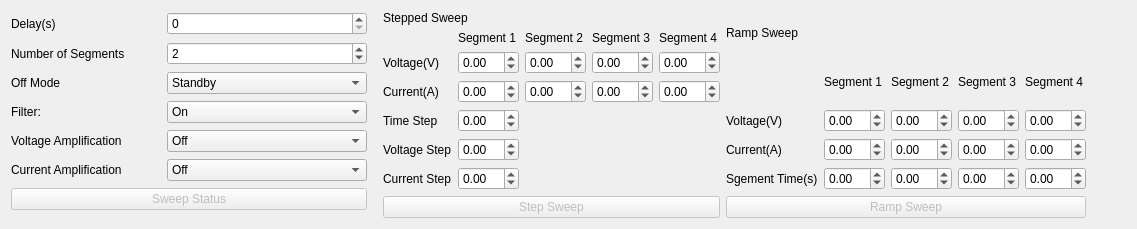
        <widget class="QWidget" name="tab_7">
         <attribute name="title">
          <string>Sweep</string>
         </attribute>
         <layout class="QHBoxLayout" name="horizontalLayout_9">
          <item>
           <layout class="QGridLayout" name="gridLayout_10">
            <item row="2" column="1">
             <widget class="QComboBox" name="offModeCombo">
              <property name="minimumSize">
               <size>
                <width>200</width>
                <height>0</height>
               </size>
              </property>
              <item>
               <property name="text">
                <string>Standby</string>
               </property>
              </item>
              <item>
               <property name="text">
                <string>Freeze</string>
               </property>
              </item>
             </widget>
            </item>
            <item row="0" column="1">
             <widget class="QSpinBox" name="delaySpin">
              <property name="maximum">
               <number>100000</number>
              </property>
             </widget>
            </item>
            <item row="3" column="0">
             <widget class="QLabel" name="labelResource_44">
              <property name="minimumSize">
               <size>
                <width>150</width>
                <height>0</height>
               </size>
              </property>
              <property name="text">
               <string>Filter:</string>
              </property>
             </widget>
            </item>
            <item row="4" column="1">
             <widget class="QComboBox" name="sweepVoltageAmplificationCombo">
              <property name="minimumSize">
               <size>
                <width>200</width>
                <height>0</height>
               </size>
              </property>
              <item>
               <property name="text">
                <string>Off</string>
               </property>
              </item>
              <item>
               <property name="text">
                <string>×10</string>
               </property>
              </item>
             </widget>
            </item>
            <item row="3" column="1">
             <widget class="QComboBox" name="sweepFilterCombo">
              <property name="minimumSize">
               <size>
                <width>200</width>
                <height>0</height>
               </size>
              </property>
              <item>
               <property name="text">
                <string>On</string>
               </property>
              </item>
              <item>
               <property name="text">
                <string>Off</string>
               </property>
              </item>
             </widget>
            </item>
            <item row="1" column="0">
             <widget class="QLabel" name="labelResource_43">
              <property name="minimumSize">
               <size>
                <width>150</width>
                <height>0</height>
               </size>
              </property>
              <property name="text">
               <string>Number of Segments</string>
              </property>
             </widget>
            </item>
            <item row="2" column="0">
             <widget class="QLabel" name="labelResource_38">
              <property name="minimumSize">
               <size>
                <width>150</width>
                <height>0</height>
               </size>
              </property>
              <property name="text">
               <string>Off Mode</string>
              </property>
             </widget>
            </item>
            <item row="1" column="1">
             <widget class="QSpinBox" name="numberOfSegmentSpin">
              <property name="minimum">
               <number>1</number>
              </property>
              <property name="maximum">
               <number>99999</number>
              </property>
              <property name="value">
               <number>2</number>
              </property>
             </widget>
            </item>
            <item row="4" column="0">
             <widget class="QLabel" name="labelResource_45">
              <property name="minimumSize">
               <size>
                <width>150</width>
                <height>0</height>
               </size>
              </property>
              <property name="text">
               <string>Voltage Amplification</string>
              </property>
             </widget>
            </item>
            <item row="0" column="0">
             <widget class="QLabel" name="labelResource_40">
              <property name="minimumSize">
               <size>
                <width>150</width>
                <height>0</height>
               </size>
              </property>
              <property name="text">
               <string>Delay(s)</string>
              </property>
             </widget>
            </item>
            <item row="5" column="0">
             <widget class="QLabel" name="labelResource_39">
              <property name="minimumSize">
               <size>
                <width>150</width>
                <height>0</height>
               </size>
              </property>
              <property name="text">
               <string>Current Amplification</string>
              </property>
             </widget>
            </item>
            <item row="5" column="1">
             <widget class="QComboBox" name="sweepCurrentAmplificationCombo">
              <property name="minimumSize">
               <size>
                <width>200</width>
                <height>0</height>
               </size>
              </property>
              <item>
               <property name="text">
                <string>Off</string>
               </property>
              </item>
              <item>
               <property name="text">
                <string>×10</string>
               </property>
              </item>
             </widget>
            </item>
            <item row="6" column="0" colspan="2">
             <widget class="QPushButton" name="sweepStatusButton">
              <property name="enabled">
               <bool>false</bool>
              </property>
              <property name="text">
               <string>Sweep Status</string>
              </property>
              <property name="autoDefault">
               <bool>false</bool>
              </property>
              <property name="default">
               <bool>false</bool>
              </property>
             </widget>
            </item>
           </layout>
          </item>
          <item>
           <layout class="QHBoxLayout" name="horizontalLayout_10">
            <property name="leftMargin">
             <number>10</number>
            </property>
            <item>
             <layout class="QGridLayout" name="gridLayout_13">
              <item row="3" column="2">
               <widget class="QDoubleSpinBox" name="speedSweepCurrent2Spin">
                <property name="minimum">
                 <double>-2.000000000000000</double>
                </property>
                <property name="maximum">
                 <double>2.000000000000000</double>
                </property>
                <property name="singleStep">
                 <double>0.100000000000000</double>
                </property>
               </widget>
              </item>
              <item row="6" column="1">
               <widget class="QDoubleSpinBox" name="speedSweepCurrentStepSpin">
                <property name="minimum">
                 <double>-2.000000000000000</double>
                </property>
                <property name="maximum">
                 <double>2.000000000000000</double>
                </property>
                <property name="singleStep">
                 <double>0.100000000000000</double>
                </property>
               </widget>
              </item>
              <item row="2" column="1">
               <widget class="QDoubleSpinBox" name="speedSweepVoltage1Spin">
                <property name="minimum">
                 <double>-14.500000000000000</double>
                </property>
                <property name="maximum">
                 <double>14.500000000000000</double>
                </property>
                <property name="singleStep">
                 <double>0.100000000000000</double>
                </property>
               </widget>
              </item>
              <item row="2" column="0">
               <widget class="QLabel" name="labelResource_66">
                <property name="minimumSize">
                 <size>
                  <width>0</width>
                  <height>0</height>
                 </size>
                </property>
                <property name="text">
                 <string>Voltage(V)</string>
                </property>
               </widget>
              </item>
              <item row="2" column="4">
               <widget class="QDoubleSpinBox" name="speedSweepVoltage4Spin">
                <property name="minimum">
                 <double>-14.500000000000000</double>
                </property>
                <property name="maximum">
                 <double>14.500000000000000</double>
                </property>
                <property name="singleStep">
                 <double>0.100000000000000</double>
                </property>
               </widget>
              </item>
              <item row="3" column="3">
               <widget class="QDoubleSpinBox" name="speedSweepCurrent3Spin">
                <property name="minimum">
                 <double>-2.000000000000000</double>
                </property>
                <property name="maximum">
                 <double>2.000000000000000</double>
                </property>
                <property name="singleStep">
                 <double>0.100000000000000</double>
                </property>
               </widget>
              </item>
              <item row="3" column="0">
               <widget class="QLabel" name="labelResource_61">
                <property name="minimumSize">
                 <size>
                  <width>0</width>
                  <height>0</height>
                 </size>
                </property>
                <property name="text">
                 <string>Current(A)</string>
                </property>
               </widget>
              </item>
              <item row="5" column="0">
               <widget class="QLabel" name="labelResource_68">
                <property name="minimumSize">
                 <size>
                  <width>0</width>
                  <height>0</height>
                 </size>
                </property>
                <property name="text">
                 <string>Voltage Step</string>
                </property>
               </widget>
              </item>
              <item row="5" column="1">
               <widget class="QDoubleSpinBox" name="speedSweepVoltageStepSpin">
                <property name="minimum">
                 <double>-14.500000000000000</double>
                </property>
                <property name="maximum">
                 <double>14.500000000000000</double>
                </property>
                <property name="singleStep">
                 <double>0.100000000000000</double>
                </property>
               </widget>
              </item>
              <item row="1" column="2">
               <widget class="QLabel" name="labelResource_60">
                <property name="minimumSize">
                 <size>
                  <width>0</width>
                  <height>0</height>
                 </size>
                </property>
                <property name="text">
                 <string>Segment 2</string>
                </property>
               </widget>
              </item>
              <item row="1" column="1">
               <widget class="QLabel" name="labelResource_63">
                <property name="minimumSize">
                 <size>
                  <width>0</width>
                  <height>0</height>
                 </size>
                </property>
                <property name="text">
                 <string>Segment 1</string>
                </property>
               </widget>
              </item>
              <item row="2" column="3">
               <widget class="QDoubleSpinBox" name="speedSweepVoltage3Spin">
                <property name="minimum">
                 <double>-14.500000000000000</double>
                </property>
                <property name="maximum">
                 <double>14.500000000000000</double>
                </property>
                <property name="singleStep">
                 <double>0.100000000000000</double>
                </property>
               </widget>
              </item>
              <item row="1" column="3">
               <widget class="QLabel" name="labelResource_65">
                <property name="minimumSize">
                 <size>
                  <width>0</width>
                  <height>0</height>
                 </size>
                </property>
                <property name="text">
                 <string>Segment 3</string>
                </property>
               </widget>
              </item>
              <item row="4" column="0">
               <widget class="QLabel" name="labelResource_64">
                <property name="minimumSize">
                 <size>
                  <width>0</width>
                  <height>0</height>
                 </size>
                </property>
                <property name="text">
                 <string>Time Step</string>
                </property>
               </widget>
              </item>
              <item row="0" column="0" colspan="5">
               <widget class="QLabel" name="labelResource_62">
                <property name="minimumSize">
                 <size>
                  <width>150</width>
                  <height>0</height>
                 </size>
                </property>
                <property name="text">
                 <string>Stepped Sweep</string>
                </property>
               </widget>
              </item>
              <item row="2" column="2">
               <widget class="QDoubleSpinBox" name="speedSweepVoltage2Spin">
                <property name="minimum">
                 <double>-14.500000000000000</double>
                </property>
                <property name="maximum">
                 <double>14.500000000000000</double>
                </property>
                <property name="singleStep">
                 <double>0.100000000000000</double>
                </property>
               </widget>
              </item>
              <item row="6" column="0">
               <widget class="QLabel" name="labelResource_69">
                <property name="minimumSize">
                 <size>
                  <width>0</width>
                  <height>0</height>
                 </size>
                </property>
                <property name="text">
                 <string>Current Step</string>
                </property>
               </widget>
              </item>
              <item row="1" column="4">
               <widget class="QLabel" name="labelResource_67">
                <property name="minimumSize">
                 <size>
                  <width>0</width>
                  <height>0</height>
                 </size>
                </property>
                <property name="text">
                 <string>Segment 4</string>
                </property>
               </widget>
              </item>
              <item row="3" column="4">
               <widget class="QDoubleSpinBox" name="speedSweepCurrent4Spin">
                <property name="minimum">
                 <double>-2.000000000000000</double>
                </property>
                <property name="maximum">
                 <double>2.000000000000000</double>
                </property>
                <property name="singleStep">
                 <double>0.100000000000000</double>
                </property>
               </widget>
              </item>
              <item row="4" column="1">
               <widget class="QDoubleSpinBox" name="speedSweepTime1Spin">
                <property name="minimum">
                 <double>-14.500000000000000</double>
                </property>
               </widget>
              </item>
              <item row="3" column="1">
               <widget class="QDoubleSpinBox" name="speedSweepCurrent1Spin">
                <property name="minimum">
                 <double>-2.000000000000000</double>
                </property>
                <property name="maximum">
                 <double>2.000000000000000</double>
                </property>
                <property name="singleStep">
                 <double>0.100000000000000</double>
                </property>
               </widget>
              </item>
              <item row="7" column="0" colspan="5">
               <widget class="QPushButton" name="sweepStepButton">
                <property name="enabled">
                 <bool>false</bool>
                </property>
                <property name="text">
                 <string>Step Sweep</string>
                </property>
                <property name="autoDefault">
                 <bool>false</bool>
                </property>
                <property name="default">
                 <bool>false</bool>
                </property>
               </widget>
              </item>
             </layout>
            </item>
            <item>
             <layout class="QGridLayout" name="gridLayout_11">
              <item row="1" column="2">
               <widget class="QLabel" name="labelResource_51">
                <property name="minimumSize">
                 <size>
                  <width>0</width>
                  <height>0</height>
                 </size>
                </property>
                <property name="text">
                 <string>Segment 2</string>
                </property>
               </widget>
              </item>
              <item row="3" column="0">
               <widget class="QLabel" name="labelResource_47">
                <property name="minimumSize">
                 <size>
                  <width>0</width>
                  <height>0</height>
                 </size>
                </property>
                <property name="text">
                 <string>Current(A)</string>
                </property>
               </widget>
              </item>
              <item row="3" column="2">
               <widget class="QDoubleSpinBox" name="rampSweepCurrent2Spin">
                <property name="minimum">
                 <double>-2.000000000000000</double>
                </property>
                <property name="maximum">
                 <double>2.000000000000000</double>
                </property>
                <property name="singleStep">
                 <double>0.100000000000000</double>
                </property>
               </widget>
              </item>
              <item row="3" column="3">
               <widget class="QDoubleSpinBox" name="rampSweepCurrent3Spin">
                <property name="minimum">
                 <double>-2.000000000000000</double>
                </property>
                <property name="maximum">
                 <double>2.000000000000000</double>
                </property>
                <property name="singleStep">
                 <double>0.100000000000000</double>
                </property>
               </widget>
              </item>
              <item row="4" column="2">
               <widget class="QDoubleSpinBox" name="rampSweepTime2Spin">
                <property name="minimum">
                 <double>-14.500000000000000</double>
                </property>
               </widget>
              </item>
              <item row="2" column="3">
               <widget class="QDoubleSpinBox" name="rampSweepVoltage3Spin">
                <property name="minimum">
                 <double>-14.500000000000000</double>
                </property>
                <property name="maximum">
                 <double>14.500000000000000</double>
                </property>
                <property name="singleStep">
                 <double>0.100000000000000</double>
                </property>
               </widget>
              </item>
              <item row="0" column="0" colspan="5">
               <widget class="QLabel" name="labelResource_54">
                <property name="minimumSize">
                 <size>
                  <width>150</width>
                  <height>0</height>
                 </size>
                </property>
                <property name="text">
                 <string>Ramp Sweep</string>
                </property>
               </widget>
              </item>
              <item row="4" column="3">
               <widget class="QDoubleSpinBox" name="rampSweepTime3Spin">
                <property name="minimum">
                 <double>-14.500000000000000</double>
                </property>
               </widget>
              </item>
              <item row="3" column="4">
               <widget class="QDoubleSpinBox" name="rampSweepCurrent4Spin">
                <property name="minimum">
                 <double>-2.000000000000000</double>
                </property>
                <property name="maximum">
                 <double>2.000000000000000</double>
                </property>
                <property name="singleStep">
                 <double>0.100000000000000</double>
                </property>
               </widget>
              </item>
              <item row="2" column="4">
               <widget class="QDoubleSpinBox" name="rampSweepVoltage4Spin">
                <property name="minimum">
                 <double>-14.500000000000000</double>
                </property>
                <property name="maximum">
                 <double>14.500000000000000</double>
                </property>
                <property name="singleStep">
                 <double>0.100000000000000</double>
                </property>
               </widget>
              </item>
              <item row="4" column="4">
               <widget class="QDoubleSpinBox" name="rampSweepTime4Spin">
                <property name="minimum">
                 <double>-14.500000000000000</double>
                </property>
               </widget>
              </item>
              <item row="4" column="1">
               <widget class="QDoubleSpinBox" name="rampSweepTime1Spin">
                <property name="minimum">
                 <double>-14.500000000000000</double>
                </property>
               </widget>
              </item>
              <item row="2" column="2">
               <widget class="QDoubleSpinBox" name="rampSweepVoltage2Spin">
                <property name="minimum">
                 <double>-14.500000000000000</double>
                </property>
                <property name="maximum">
                 <double>14.500000000000000</double>
                </property>
                <property name="singleStep">
                 <double>0.100000000000000</double>
                </property>
               </widget>
              </item>
              <item row="1" column="1">
               <widget class="QLabel" name="labelResource_50">
                <property name="minimumSize">
                 <size>
                  <width>0</width>
                  <height>0</height>
                 </size>
                </property>
                <property name="text">
                 <string>Segment 1</string>
                </property>
               </widget>
              </item>
              <item row="4" column="0">
               <widget class="QLabel" name="labelResource_41">
                <property name="minimumSize">
                 <size>
                  <width>0</width>
                  <height>0</height>
                 </size>
                </property>
                <property name="text">
                 <string>Sgement Time(s)</string>
                </property>
               </widget>
              </item>
              <item row="1" column="3">
               <widget class="QLabel" name="labelResource_52">
                <property name="minimumSize">
                 <size>
                  <width>0</width>
                  <height>0</height>
                 </size>
                </property>
                <property name="text">
                 <string>Segment 3</string>
                </property>
               </widget>
              </item>
              <item row="2" column="0">
               <widget class="QLabel" name="labelResource_42">
                <property name="minimumSize">
                 <size>
                  <width>0</width>
                  <height>0</height>
                 </size>
                </property>
                <property name="text">
                 <string>Voltage(V)</string>
                </property>
               </widget>
              </item>
              <item row="2" column="1">
               <widget class="QDoubleSpinBox" name="rampSweepVoltage1Spin">
                <property name="minimum">
                 <double>-14.500000000000000</double>
                </property>
                <property name="maximum">
                 <double>14.500000000000000</double>
                </property>
                <property name="singleStep">
                 <double>0.100000000000000</double>
                </property>
               </widget>
              </item>
              <item row="1" column="4">
               <widget class="QLabel" name="labelResource_53">
                <property name="minimumSize">
                 <size>
                  <width>0</width>
                  <height>0</height>
                 </size>
                </property>
                <property name="text">
                 <string>Segment 4</string>
                </property>
               </widget>
              </item>
              <item row="3" column="1">
               <widget class="QDoubleSpinBox" name="rampSweepCurrent1Spin">
                <property name="minimum">
                 <double>-2.000000000000000</double>
                </property>
                <property name="maximum">
                 <double>2.000000000000000</double>
                </property>
                <property name="singleStep">
                 <double>0.100000000000000</double>
                </property>
               </widget>
              </item>
              <item row="5" column="0" colspan="5">
               <widget class="QPushButton" name="sweepRampButton">
                <property name="enabled">
                 <bool>false</bool>
                </property>
                <property name="text">
                 <string>Ramp Sweep</string>
                </property>
                <property name="autoDefault">
                 <bool>false</bool>
                </property>
                <property name="default">
                 <bool>false</bool>
                </property>
               </widget>
              </item>
             </layout>
            </item>
           </layout>
          </item>
          <item>
           <spacer name="horizontalSpacer_8">
            <property name="orientation">
             <enum>Qt::Horizontal</enum>
            </property>
            <property name="sizeHint" stdset="0">
             <size>
              <width>40</width>
              <height>20</height>
             </size>
            </property>
           </spacer>
          </item>
         </layout>
        </widget>
